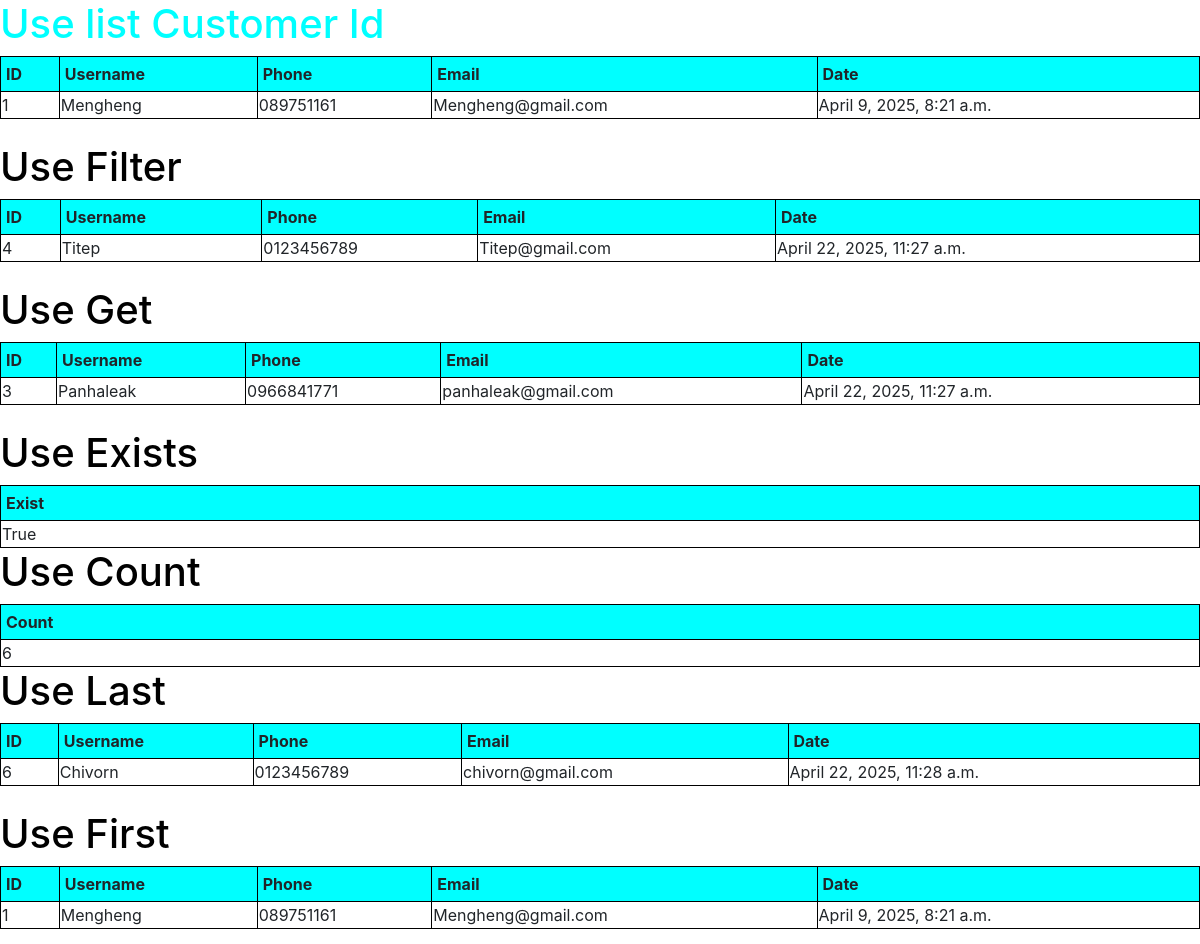
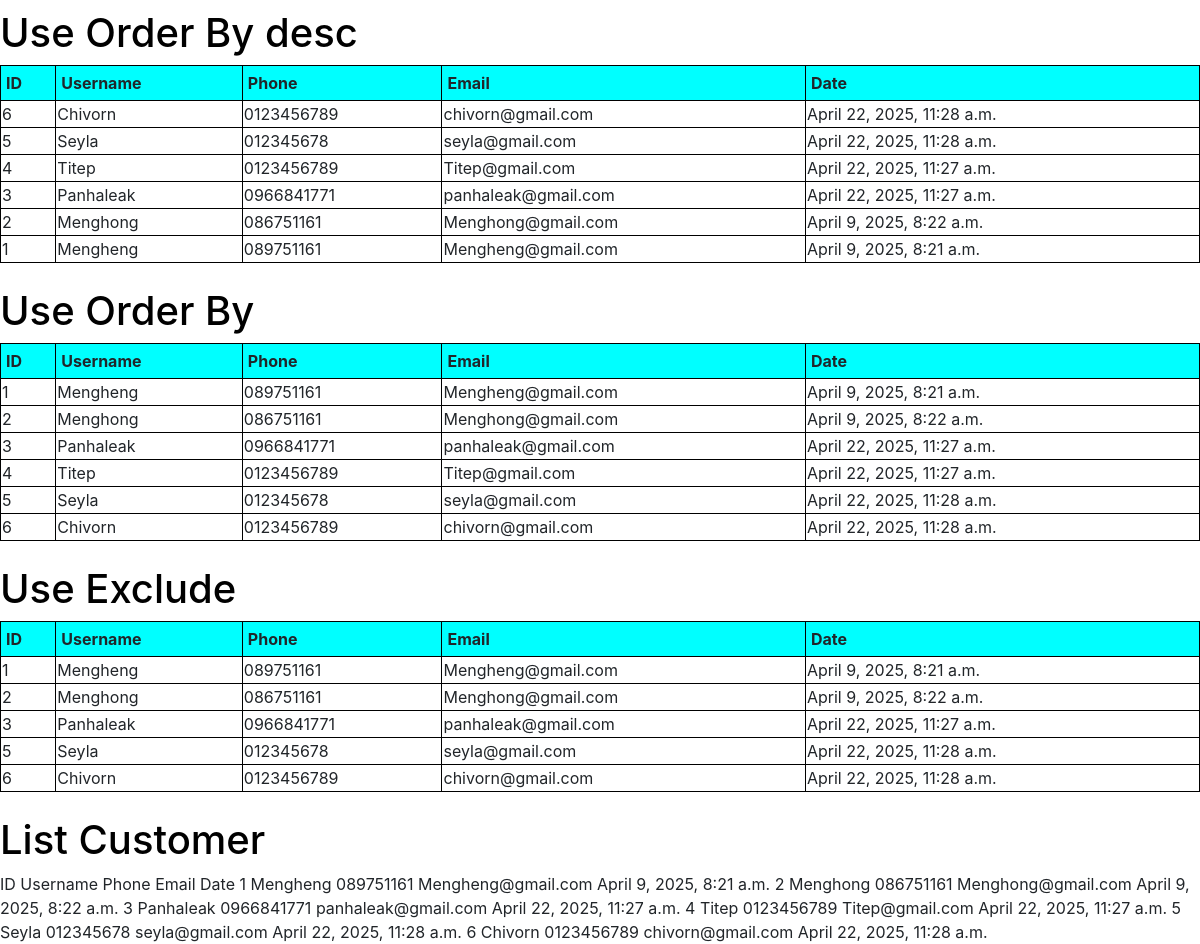
/ViewIndex/1/, run on the app's committed database (2 pictures, top to bottom).
### accounts/models.py (models this page shows, shortened)
class Customer(models.Model):
    name = models.CharField(max_length=200, null=True)
    phone = models.CharField(max_length=200, null=True)
    email = models.CharField(max_length=200, null=True)
    date_created = models.DateTimeField(auto_now_add=True, null=True)

### accounts/views.py (the view)
# urls.py: path('ViewIndex/', views.ViewIndex),
def ViewIndex(request, CustomerID):
    DTOCustomerByID = Customer.objects.get(id=CustomerID)
    DTOCustomer = Customer.objects.all()
    UseExclude = Customer.objects.exclude(id=4)
    UseOrderBy = Customer.objects.order_by('id')
    UseOrderByDesc = Customer.objects.order_by('-id')
    UseFirst = Customer.objects.first()
    UseLast = Customer.objects.last()
    UseCount = Customer.objects.count()
    UseExists = Customer.objects.filter(id=6).exists
    UseGet =  Customer.objects.get(id=3)
    UseFilter = Customer.objects.filter(id=4)
    context = {
        'DTOCustomers' : DTOCustomer,
        'UseExcludes' : UseExclude,
        'UseOrderBys' : UseOrderBy,
        'UseOrderByDescs' : UseOrderByDesc,
        'UseFirsts' : UseFirst,
        'UseLasts' : UseLast,
        'UseCounts' : UseCount,
        'UseExistss' : UseExists,
        'UseGets' : UseGet,
        'UseFilters' : UseFilter,
        'DTOCustomerByIDs' : DTOCustomerByID,
    }
    return render(request, 'accounts/selectdata.html', context)

### accounts/templates/accounts/selectdata.html (shortened to what this page needs)
{% load static %}
<!DOCTYPE html>
<html lang="en">
<head>
    <link rel='stylesheet' type='text/css' media='screen'
            href="{% static 'css/bootstrap.min.css' %}">
</head>
<body>
    <h1>Use list Customer Id</h1>
    <table>
        <tr>
          <th>ID</th>
          <th>Username</th>
          <th>Phone</th>
          <th>Email</th>
          <th>Date</th>
        </tr>
        <tr>
          <td>{{DTOCustomerByIDs.id}}</td>
          <td>{{DTOCustomerByIDs.name}}</td>
          <td>{{DTOCustomerByIDs.phone}} </td>
          <td>{{DTOCustomerByIDs.email}} </td>
          <td>{{DTOCustomerByIDs.date_created}} </td>
        </tr>
    </table>
    <br>
    <h1>Use Filter</h1>
    <table>
        <tr>
          <th>ID</th>
          <th>Username</th>
          <th>Phone</th>
          <th>Email</th>
          <th>Date</th>
        </tr>
        {% for UseFilter in UseFilters %}
        <tr>
          <td>{{UseFilter.id}}</td>
          <td>{{UseFilter.name}}</td>
          <td>{{UseFilter.phone}} </td>
          <td>{{UseFilter.email}} </td>
          <td>{{UseFilter.date_created}} </td>
        </tr>
        {% endfor %}
    </table>
    <br>
    <h1>Use Get</h1>
    <table>
        <tr>
          <th>ID</th>
          <th>Username</th>
          <th>Phone</th>
          <th>Email</th>
          <th>Date</th>
        </tr>
        <tr>
          <td>{{UseGets.id}}</td>
          <td>{{UseGets.name}}</td>
          <td>{{UseGets.phone}} </td>
          <td>{{UseGets.email}} </td>
          <td>{{UseGets.date_created}} </td>
        </tr>
    </table>
    <br>
    <h1>Use Exists</h1>
    <table>
        <tr>
            <th>Exist</th>
        </tr>
        <tr>
            <td>{{UseExistss}}</td>
        </tr>
    </table>
    <h1>Use Count</h1>
    <table>
        <tr>
            <th>Count</th>
        </tr>
        <tr>
            <td>{{UseCounts}}</td>
        </tr>
    </table>
    <h1>Use Last</h1>
    <table>
        <tr>
          <th>ID</th>
          <th>Username</th>
          <th>Phone</th>
          <th>Email</th>
          <th>Date</th>
        </tr>
        <tr>
          <td>{{UseLasts.id}}</td>
          <td>{{UseLasts.name}}</td>
          <td>{{UseLasts.phone}} </td>
          <td>{{UseLasts.email}} </td>
          <td>{{UseLasts.date_created}} </td>
        </tr>
    </table>
    <br>
    <h1>Use First</h1>
    <table>
        <tr>
          <th>ID</th>
          <th>Username</th>
          <th>Phone</th>
          <th>Email</th>
          <th>Date</th>
        </tr>
        <tr>
          <td>{{UseFirsts.id}}</td>
          <td>{{UseFirsts.name}}</td>
          <td>{{UseFirsts.phone}} </td>
          <td>{{UseFirsts.email}} </td>
          <td>{{UseFirsts.date_created}} </td>
        </tr>
    </table>
    <br>
    <h1>Use Order By desc</h1>
    <table>
        <tr>
          <th>ID</th>
          <th>Username</th>
          <th>Phone</th>
          <th>Email</th>
          <th>Date</th>
        </tr>
        {% for UseOrderByDesc in UseOrderByDescs %}
        <tr>
          <td>{{UseOrderByDesc.id}}</td>
          <td>{{UseOrderByDesc.name}}</td>
          <td>{{UseOrderByDesc.phone}} </td>
          <td>{{UseOrderByDesc.email}} </td>
          <td>{{UseOrderByDesc.date_created}} </td>
        </tr>
        {% endfor %}
    </table>
    <br>
    <h1>Use Order By</h1>
    <table>
        <tr>
          <th>ID</th>
          <th>Username</th>
          <th>Phone</th>
          <th>Email</th>
          <th>Date</th>
        </tr>
        {% for UseOrderBy in UseOrderBys %}
        <tr>
          <td>{{UseOrderBy.id}}</td>
          <td>{{UseOrderBy.name}}</td>
          <td>{{UseOrderBy.phone}} </td>
          <td>{{UseOrderBy.email}} </td>
          <td>{{UseOrderBy.date_created}} </td>
        </tr>
        {% endfor %}
    </table>
    <br>
    <h1>Use Exclude</h1>
    <table>
        <tr>
          <th>ID</th>
          <th>Username</th>
          <th>Phone</th>
          <th>Email</th>
          <th>Date</th>
        </tr>
        {% for UseExclude in UseExcludes %}
        <tr>
          <td>{{UseExclude.id}}</td>
          <td>{{UseExclude.name}}</td>
          <td>{{UseExclude.phone}} </td>
          <td>{{UseExclude.email}} </td>
          <td>{{UseExclude.date_created}} </td>
        </tr>
        {% endfor %}
    </table>
    <br>
    <h1 >List Customer</h1>
    <table">
        <tr>
          <th>ID</th>
          <th>Username</th>
          <th>Phone</th>
          <th>Email</th>
          <th>Date</th>
        </tr>
        {% for DTOCustomer in DTOCustomers %}
        <tr>
          <td>{{DTOCustomer.id}}</td>
          <td>{{DTOCustomer.name}}</td>
          <td>{{DTOCustomer.phone}} </td>
          <td>{{DTOCustomer.email}} </td>
          <td>{{DTOCustomer.date_created}} </td>
        </tr>
        {% endfor %}
    <br>
</body>
</html>

### accounts/templates/accounts/selectdata.html (style rules this page uses)
table { width: 100%; border-collapse: collapse; }
h1 { color: rgb(0, 0, 0); }
table, th, td { border:1px solid black; }
th { background-color: aqua; padding: 5px; }

### data on the page
Customer: id "1", name "Mengheng", phone "089751161", email "Mengheng@gmail.com", date_created "April 9, 2025, 8:21 a.m."
Customer: id "4", name "Titep", phone "0123456789", email "Titep@gmail.com", date_created "April 22, 2025, 11:27 a.m."
Customer: id "3", name "Panhaleak", phone "0966841771", email "panhaleak@gmail.com", date_created "April 22, 2025, 11:27 a.m."
Customer: id "6", name "Chivorn", phone "0123456789", email "chivorn@gmail.com", date_created "April 22, 2025, 11:28 a.m."
Customer: id "5", name "Seyla", phone "012345678", email "seyla@gmail.com", date_created "April 22, 2025, 11:28 a.m."
Customer: id "2", name "Menghong", phone "086751161", email "Menghong@gmail.com", date_created "April 9, 2025, 8:22 a.m."

### other printed values
{{ UseExistss }} "True"
{{ UseCounts }} "6"
